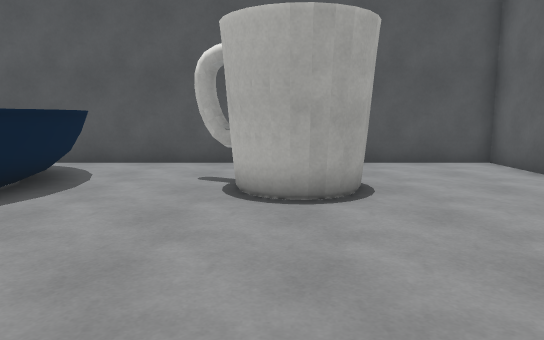
[1] (above)

17 first-person views from a walk through a Unity game level. The camera is 1.4 m above the floor, tilts 8° down and sees 70° across. The floor is counted in squares, 1 m on a side. Each view is taken from the middle of a square. On the plan, view 1 faces up. The plan holds only what a view shows up to about 16 squares ahead; the rest is blank. The player character is not drawn. Some surface patterns are stand-ins.

[2]
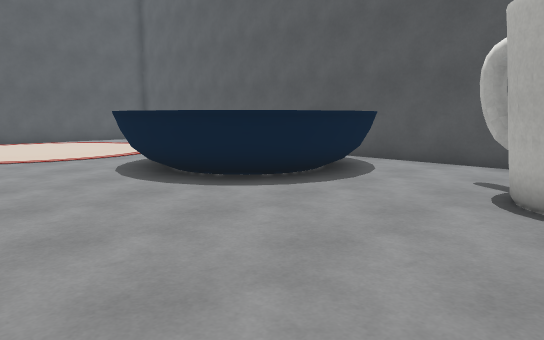

[3]
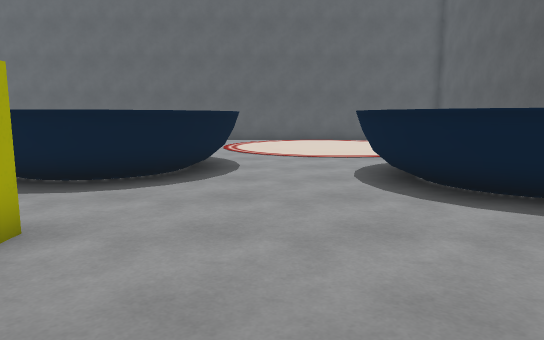

[4]
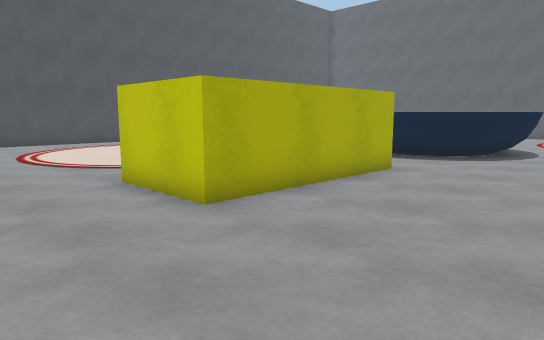

[5]
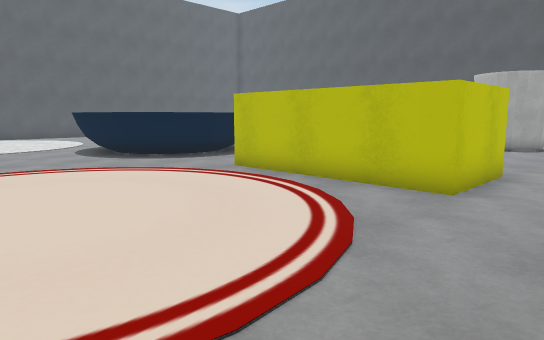

[6]
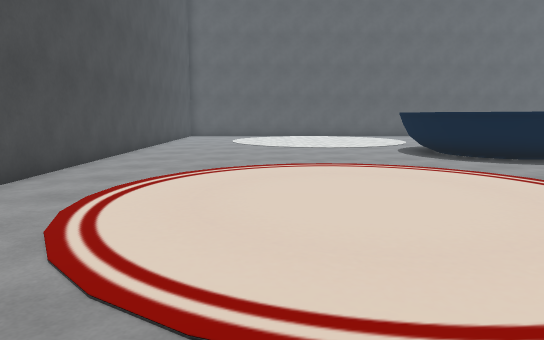

[7]
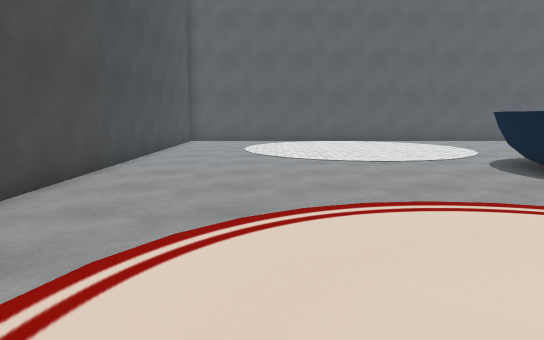

[8]
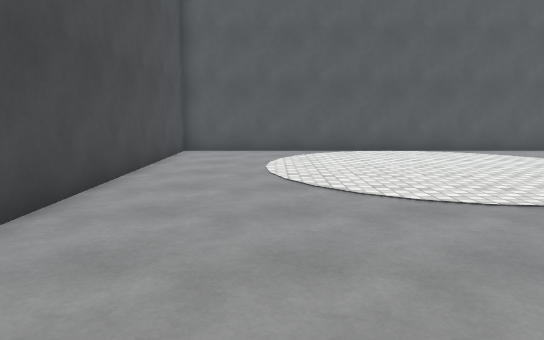

[9]
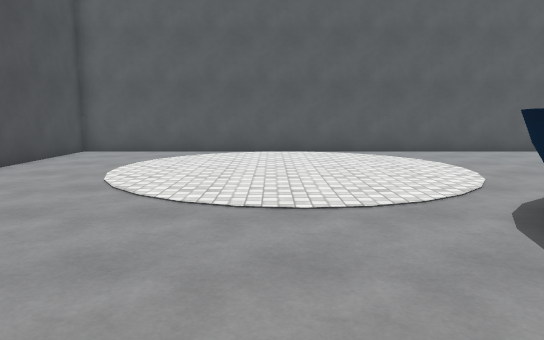

[10]
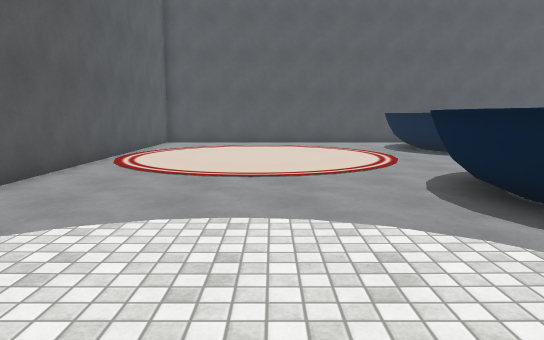

[11]
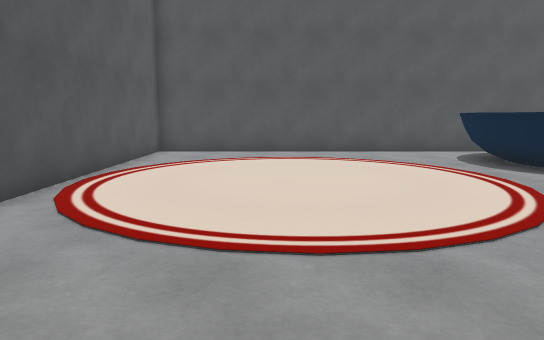

[12]
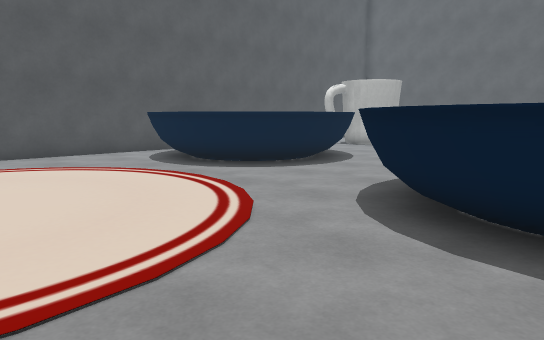

[13]
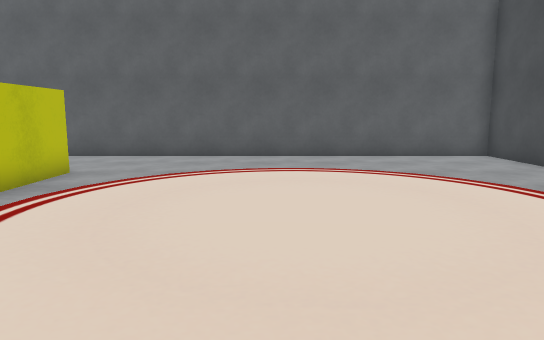

[14]
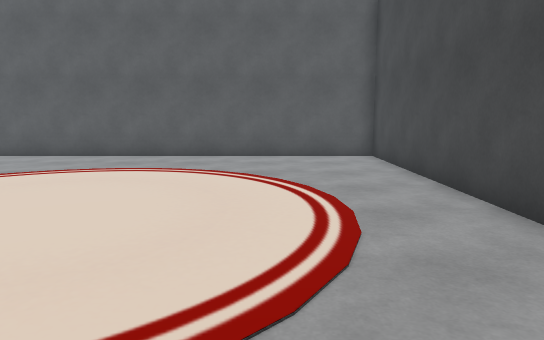

[15]
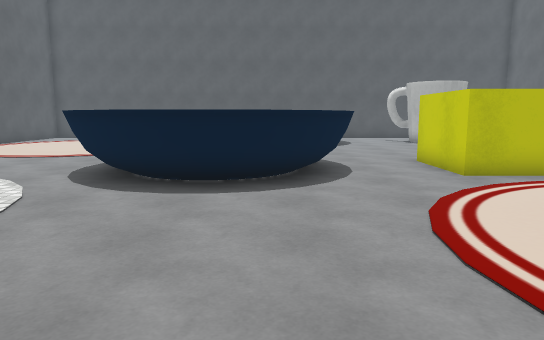

[16]
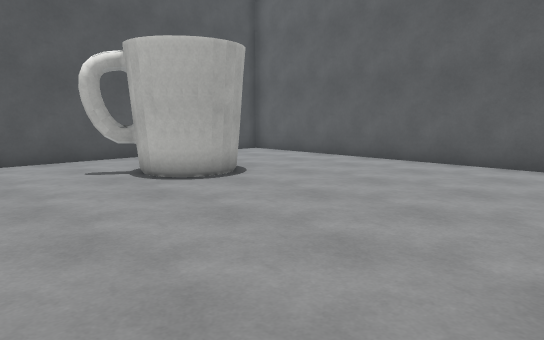

[17]
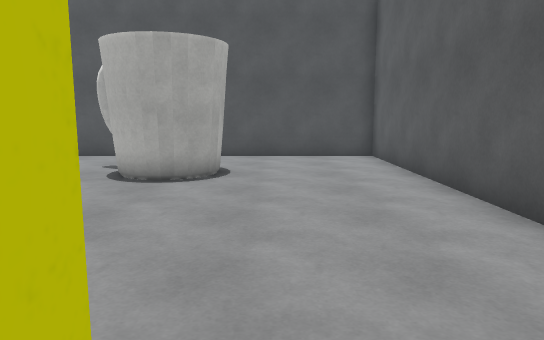

### Floor plan
Points are (right, up) in squares from view 1. A wall is a line through its corners. A room is listed if a view was taken in it or the views show most of it. See-through windows are left out.
Room 1 (views 1, 2, 3, 4, 5, 6, 7, 8, 9, 10, 11, 12, 13, 14, 15, 16, 17)
walls: (-3.5, -4) (-3.5, -1) (2.5, -1) (2.5, -4) (-3.5, -4); (6.5, 0.9) (6.5, 11.5) (-21.5, 11.5) (-21.5, -16.5) (6.5, -16.5) (6.5, -1.9)
objects: other object (-13, -6) to (-6, 1); other object (-11, 4) to (-4, 9)

Positions as (right, up) in squares from view 1, and headings:
1: (0, 0), facing up
2: (1, 0), facing up-left
3: (1, 2), facing left
4: (6, 4), facing down-left
5: (5, -11), facing up-left
6: (5, -11), facing left
7: (0, -12), facing left
8: (-6, -13), facing left
9: (-6, -9), facing left
10: (-16, -9), facing up
11: (-17, -4), facing up
12: (-17, -3), facing up-right
13: (-7, -9), facing right
14: (-7, -13), facing right
15: (-8, -13), facing up
16: (-5, -1), facing up-right
17: (3, -2), facing up
